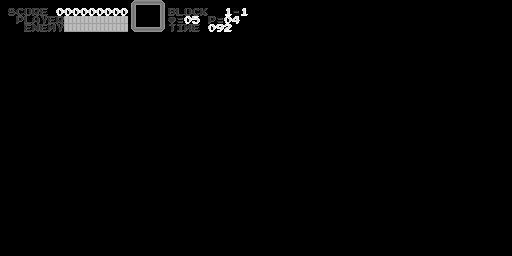

The image is a tile-based game level rendered from a .tmx file. Its description and source (layers, tilesets, objects; grid data summarised) follow:
An orthogonal 64x32 tile map with 8x8 px tiles, 1 tile layer (Tiles) and 2048 objects.

<map version="1.10" tiledversion="1.10.2" orientation="orthogonal" renderorder="right-down" width="64" height="32" tilewidth="8" tileheight="8" infinite="0" nextlayerid="3" nextobjectid="2049">
  <tileset firstgid="1" source="intro_ram3.tsx" />
  <layer id="1" name="Tiles" width="64" height="32">
    <data>[2048 cells, 2048 non-empty, 31 distinct tile ids]</data>
  </layer>
  <objectgroup id="2" name="Palette">
    <properties>
      <property name="color_count" type="int" value="124" />
    </properties>
    <object id="1" x="0" y="0" width="8" height="8">
      <properties>
        <property name="palette" type="int" value="-2" />
      </properties>
    </object>
    <object id="2" x="8" y="0" width="8" height="8">
      <properties>
        <property name="palette" type="int" value="-2" />
      </properties>
    </object>
    <object id="3" x="16" y="0" width="8" height="8">
      <properties>
        <property name="palette" type="int" value="-2" />
      </properties>
    </object>
    <object id="4" x="24" y="0" width="8" height="8">
      <properties>
        <property name="palette" type="int" value="-2" />
      </properties>
    </object>
    <object id="5" x="32" y="0" width="8" height="8">
      <properties>
        <property name="palette" type="int" value="-2" />
      </properties>
    </object>
    <object id="6" x="40" y="0" width="8" height="8">
      <properties>
        <property name="palette" type="int" value="-2" />
      </properties>
    </object>
    <object id="7" x="48" y="0" width="8" height="8">
      <properties>
        <property name="palette" type="int" value="-2" />
      </properties>
    </object>
    <object id="8" x="56" y="0" width="8" height="8">
      <properties>
        <property name="palette" type="int" value="-2" />
      </properties>
    </object>
    <object id="9" x="64" y="0" width="8" height="8">
      <properties>
        <property name="palette" type="int" value="-2" />
      </properties>
    </object>
    <object id="10" x="72" y="0" width="8" height="8">
      <properties>
        <property name="palette" type="int" value="-2" />
      </properties>
    </object>
    <object id="11" x="80" y="0" width="8" height="8">
      <properties>
        <property name="palette" type="int" value="-2" />
      </properties>
    </object>
    <object id="12" x="88" y="0" width="8" height="8">
      <properties>
        <property name="palette" type="int" value="-2" />
      </properties>
    </object>
    <object id="13" x="96" y="0" width="8" height="8">
      <properties>
        <property name="palette" type="int" value="-2" />
      </properties>
    </object>
    <object id="14" x="104" y="0" width="8" height="8">
      <properties>
        <property name="palette" type="int" value="-2" />
      </properties>
    </object>
    <object id="15" x="112" y="0" width="8" height="8">
      <properties>
        <property name="palette" type="int" value="-2" />
      </properties>
    </object>
    <object id="16" x="120" y="0" width="8" height="8">
      <properties>
        <property name="palette" type="int" value="-2" />
      </properties>
    </object>
    <object id="17" x="128" y="0" width="8" height="8">
      <properties>
        <property name="palette" type="int" value="0" />
      </properties>
    </object>
    <object id="18" x="136" y="0" width="8" height="8">
      <properties>
        <property name="palette" type="int" value="0" />
      </properties>
    </object>
    <object id="19" x="144" y="0" width="8" height="8">
      <properties>
        <property name="palette" type="int" value="0" />
      </properties>
    </object>
    <object id="20" x="152" y="0" width="8" height="8">
      <properties>
        <property name="palette" type="int" value="0" />
      </properties>
    </object>
    <object id="21" x="160" y="0" width="8" height="8">
      <properties>
        <property name="palette" type="int" value="0" />
      </properties>
    </object>
    <object id="22" x="168" y="0" width="8" height="8">
      <properties>
        <property name="palette" type="int" value="-2" />
      </properties>
    </object>
    <object id="23" x="176" y="0" width="8" height="8">
      <properties>
        <property name="palette" type="int" value="-2" />
      </properties>
    </object>
    <object id="24" x="184" y="0" width="8" height="8">
      <properties>
        <property name="palette" type="int" value="-2" />
      </properties>
    </object>
    <object id="25" x="192" y="0" width="8" height="8">
      <properties>
        <property name="palette" type="int" value="-2" />
      </properties>
    </object>
    <object id="26" x="200" y="0" width="8" height="8">
      <properties>
        <property name="palette" type="int" value="-2" />
      </properties>
    </object>
    <object id="27" x="208" y="0" width="8" height="8">
      <properties>
        <property name="palette" type="int" value="-2" />
      </properties>
    </object>
    <object id="28" x="216" y="0" width="8" height="8">
      <properties>
        <property name="palette" type="int" value="-2" />
      </properties>
    </object>
    <object id="29" x="224" y="0" width="8" height="8">
      <properties>
        <property name="palette" type="int" value="-2" />
      </properties>
    </object>
    <object id="30" x="232" y="0" width="8" height="8">
      <properties>
        <property name="palette" type="int" value="-2" />
      </properties>
    </object>
    <object id="31" x="240" y="0" width="8" height="8">
      <properties>
        <property name="palette" type="int" value="-2" />
      </properties>
    </object>
    <object id="32" x="248" y="0" width="8" height="8">
      <properties>
        <property name="palette" type="int" value="-2" />
      </properties>
    </object>
    <object id="33" x="256" y="0" width="8" height="8">
      <properties>
        <property name="palette" type="int" value="-2" />
      </properties>
    </object>
    <object id="34" x="264" y="0" width="8" height="8">
      <properties>
        <property name="palette" type="int" value="-2" />
      </properties>
    </object>
    <object id="35" x="272" y="0" width="8" height="8">
      <properties>
        <property name="palette" type="int" value="-2" />
      </properties>
    </object>
    </objectgroup>
</map>
<!-- 2013 of 2048 objects omitted -->